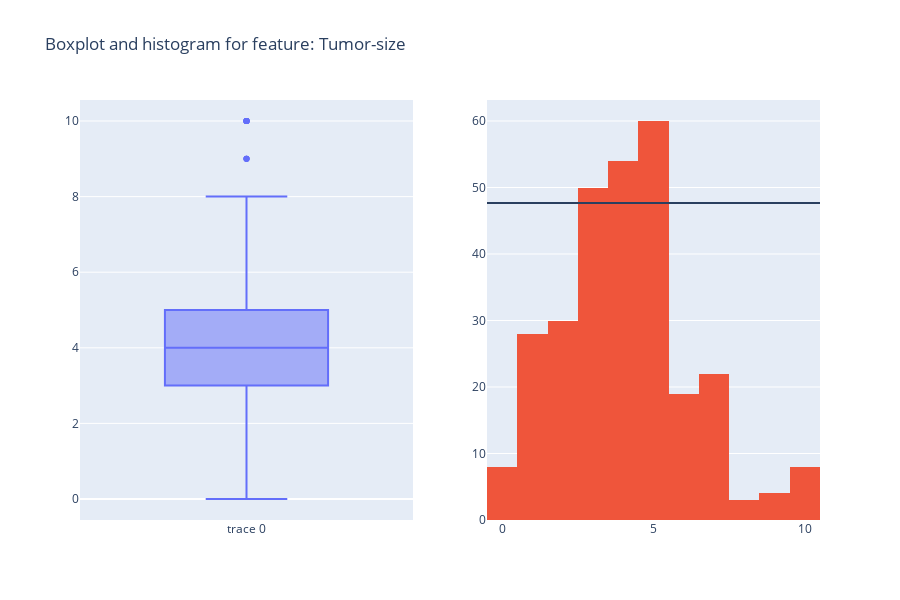

Source (notebook cell):
### Code cell
fig = make_subplots(rows=1, cols=2)
fig.add_trace(go.Box( y=df[features[3]]),row=1,col=1)
fig.add_trace(go.Histogram(x=df[features[3]]),row=1,col=2)
fig.update_layout(height=600, title_text="Boxplot and histogram for feature: "+str(features[3]))
fig.add_hline(y=df.groupby(by=features[1]).count()["Tumor-size"].mean(),row=1,col=2)
fig.update_layout(showlegend=False)
fig.show()

### Figure 1 — Plotly figure (JSON) as saved in the notebook; plotly's stock layout.template omitted (floating-point values rounded to 4 significant figures; data arrays with more than 128 entries replaced by an {"elided": "..."} marker saying what was removed)
{"data": [{"type": "box", "xaxis": "x", "y": {"elided": "286 int values"}, "yaxis": "y"}, {"type": "histogram", "x": {"elided": "286 int values"}, "xaxis": "x2", "yaxis": "y2"}], "layout": {"height": 600, "shapes": [{"type": "line", "x0": 0, "x1": 1, "xref": "x2 domain", "y0": 47.67, "y1": 47.67, "yref": "y2"}], "showlegend": false, "title": {"text": "Boxplot and histogram for feature: Tumor-size"}, "xaxis": {"anchor": "y", "domain": [0, 0.45]}, "xaxis2": {"anchor": "y2", "domain": [0.55, 1]}, "yaxis": {"anchor": "x", "domain": [0, 1]}, "yaxis2": {"anchor": "x2", "domain": [0, 1]}}}
